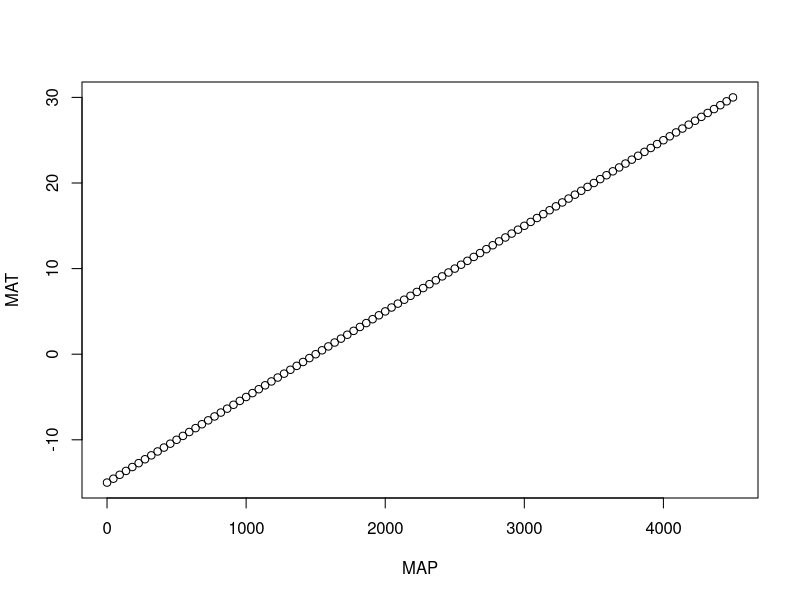
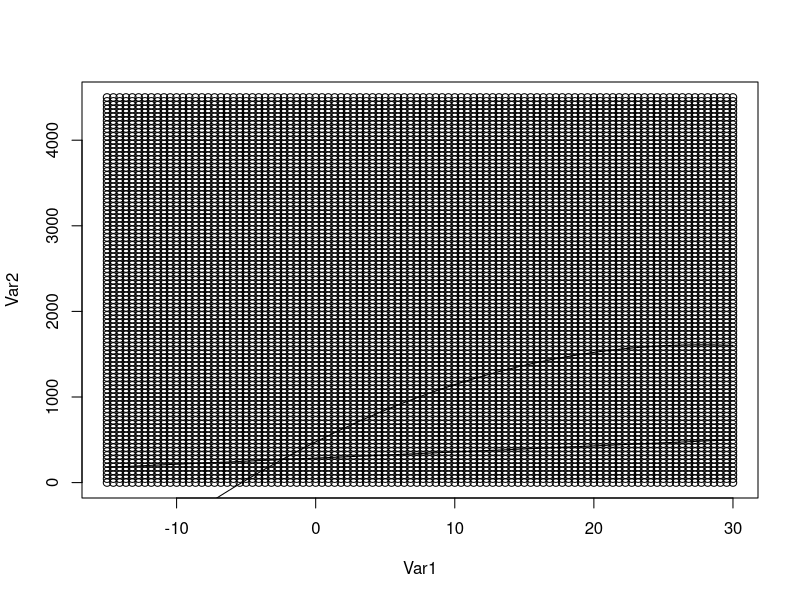

The R source for these figures, in order: (Note: this script raises an error after producing the figures.)
MAT <- seq(-15, 30, length.out = 100)
MAP <- seq(0, 4500, length.out = 100)

xy <- expand.grid(MAT, MAP)

MAP[MAP > 7.143 * MAT + 286]
MAP[MAP < 1.469 * MAT^2 + 81.665 * MAT + 475]

plot(MAT ~ MAP)


y1 = 7.143 * MAT + 286
y2 = -1.469 * MAT^2 + 81.665 * MAT + 475

plot(xy)
lines(y1 ~ MAT)
lines(y2 ~ MAT)

xy <- as_tibble(xy)
colnames(xy) <- c("MAT", "MAP")
ggplot(xy, aes(MAT, MAP, fill = MAP > 7.143 * MAT + 286 & (MAP) < 1.469 * (MAT)^2 + 81.665 * MAT + 475)) +
  geom_tile()
  